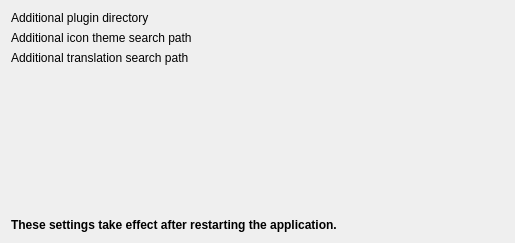
<?xml version="1.0" encoding="UTF-8"?>
<ui version="4.0">
 <class>Dialogs::QtEnvOptionPage</class>
 <widget class="QWidget" name="Dialogs::QtEnvOptionPage">
  <property name="geometry">
   <rect>
    <x>0</x>
    <y>0</y>
    <width>515</width>
    <height>243</height>
   </rect>
  </property>
  <property name="windowTitle">
   <string>Environment/paths</string>
  </property>
  <property name="styleSheet">
   <string notr="true">QGroupBox { font-weight: bold };</string>
  </property>
  <layout class="QVBoxLayout" name="verticalLayout">
   <item>
    <layout class="QGridLayout" name="gridLayout">
     <item row="0" column="0">
      <widget class="QLabel" name="pluginDirLabel">
       <property name="text">
        <string>Additional plugin directory</string>
       </property>
      </widget>
     </item>
     <item row="0" column="1">
      <widget class="Widgets::PathSelection" name="pluginPathSelection" native="true"/>
     </item>
     <item row="1" column="0">
      <widget class="QLabel" name="iconThemePathLabel">
       <property name="text">
        <string>Additional icon theme search path</string>
       </property>
      </widget>
     </item>
     <item row="1" column="1">
      <widget class="Widgets::PathSelection" name="iconThemeSearchPathSelection" native="true"/>
     </item>
     <item row="2" column="0">
      <widget class="QLabel" name="translationsSearchPathLabel">
       <property name="text">
        <string>Additional translation search path</string>
       </property>
      </widget>
     </item>
     <item row="2" column="1">
      <widget class="Widgets::PathSelection" name="translationPathSelection" native="true"/>
     </item>
    </layout>
   </item>
   <item>
    <spacer name="verticalSpacer">
     <property name="orientation">
      <enum>Qt::Vertical</enum>
     </property>
     <property name="sizeHint" stdset="0">
      <size>
       <width>20</width>
       <height>40</height>
      </size>
     </property>
    </spacer>
   </item>
   <item>
    <widget class="QLabel" name="label">
     <property name="font">
      <font>
       <weight>75</weight>
       <bold>true</bold>
      </font>
     </property>
     <property name="text">
      <string>These settings take effect after restarting the application.</string>
     </property>
     <property name="textFormat">
      <enum>Qt::PlainText</enum>
     </property>
    </widget>
   </item>
  </layout>
 </widget>
 <customwidgets>
  <customwidget>
   <class>Widgets::PathSelection</class>
   <extends>QWidget</extends>
   <header>widgets/pathselection.h</header>
   <container>1</container>
  </customwidget>
 </customwidgets>
 <resources/>
 <connections/>
</ui>
